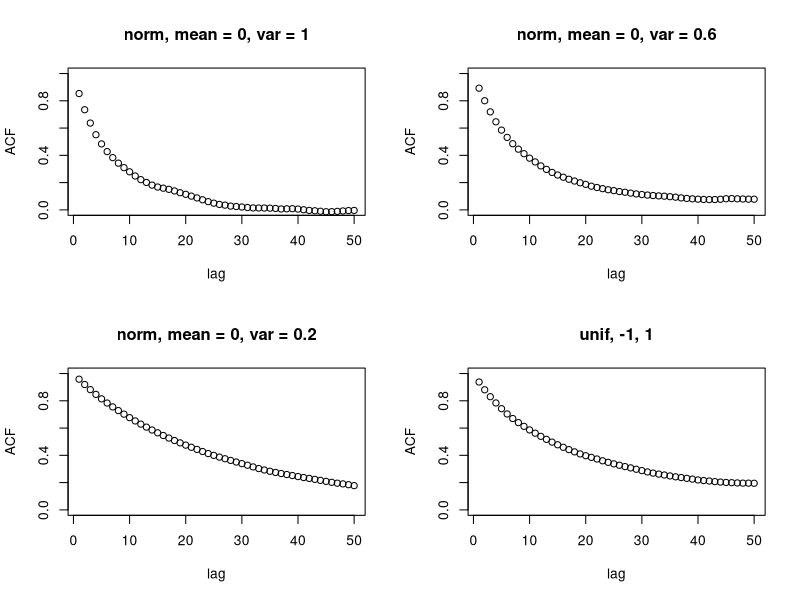
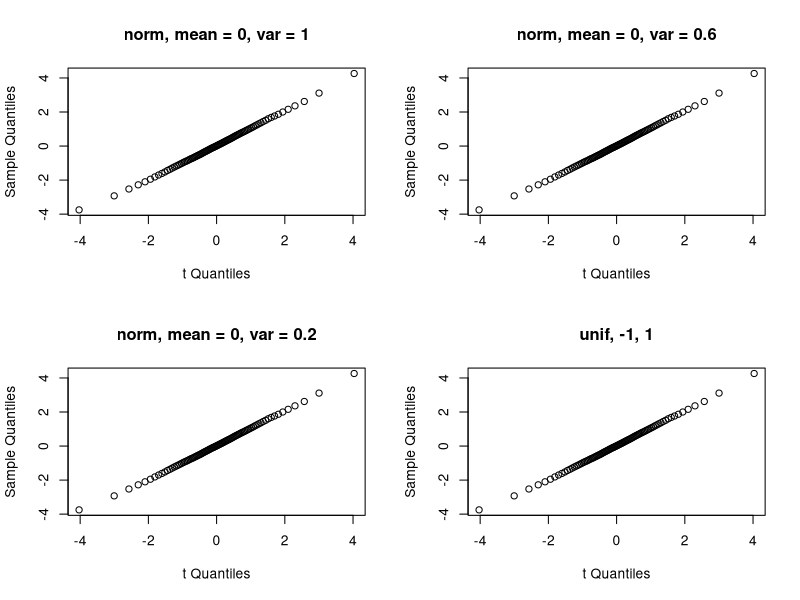
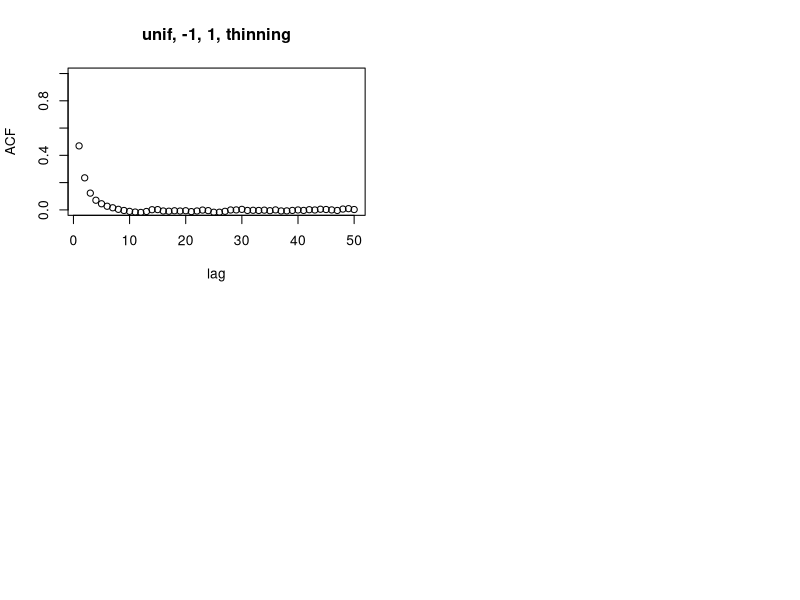

Reproduce these figures in R, in order.
rw.Metropolis <- function(n, sigma, x0, N, k, dis, b){
  x <- numeric(N)
  p <- numeric(N-1)
  x[1] <- x0
  u <- runif(N)
  f <- 0
  for (i in 2:N){
    if(dis == 0){
      y <- rnorm(1, x[i-1], sigma)
    } else if (dis == 1){
      y <- runif(1, x[i-1]-sigma, x[i-1]+sigma)
    }
    p[i-1] <- min(dt(y,n) / dt(x[i-1], n), 1)
    if(u[i] <= p[i-1]){
      x[i] <- y
    } else {
      x[i] <- x[i-1]
      if(i >= b){
        f <- f+1
      }
    }
  }
  
  x <- x[b:N]
  p <- p[b:(N-1)]
  #autocorrelation
  ac <- numeric(k)
  a <- mean(x)
  den <- sum((x-a)^2)
  for(i in 1:k){
    nu <- 0.0
    for(j in 1:(N-b+1-i)){
      nu <- nu + (x[j] - a)*(x[j+i] - a)
    }
    ac[i] <- nu/den
  }
  return(list(x=x, f=f/(N-b+1), p=p, ac=ac))
}

set.seed(1000)
n <- 5
N <- 25000
k <- 50
b <- 5001
sigma <- c(1, sqrt(.6), sqrt(.2), 1)

x0 <- 25
rw1 <- rw.Metropolis(n, sigma[1], x0, N, k, 0, b)
rw2 <- rw.Metropolis(n, sigma[2], x0, N, k, 0, b)
rw3 <- rw.Metropolis(n, sigma[3], x0, N, k, 0, b)
rw4 <- rw.Metropolis(n, sigma[4], x0, N, k, 1, b)

#Mean
avg <- c(mean(rw1$x), mean(rw2$x), mean(rw3$x), mean(rw4$x))
print(avg)

#Acceptance Rate
ar <- c(mean(rw1$p), mean(rw2$p), mean(rw3$p), mean(rw4$p))
print(ar)
#Rejection Rate
print(c(rw1$f, rw2$f, rw3$f, rw4$f))

#Autocorrelation
attach(mtcars)
par(mfrow=c(2,2))
plot(rw1$ac, main="norm, mean = 0, var = 1", xlab="lag", ylab="ACF", ylim=c(0,1))
plot(rw2$ac, main="norm, mean = 0, var = 0.6", xlab="lag", ylab="ACF", ylim=c(0,1))
plot(rw3$ac, main="norm, mean = 0, var = 0.2", xlab="lag", ylab="ACF", ylim=c(0,1))
plot(rw4$ac, main="unif, -1, 1", xlab="lag", ylab="ACF", ylim=c(0,1))

#Quantiles Q-Q plot
a <- ppoints(100)
QT <- qt(a, n)
Q1 <- quantile(rw1$x, a)
Q2 <- quantile(rw2$x, a)
Q3 <- quantile(rw3$x, a)
Q4 <- quantile(rw4$x, a)
frame()
attach(mtcars)
par(mfrow=c(2,2))
qqplot(QT, Q1, main="norm, mean = 0, var = 1",
       xlab="t Quantiles", ylab="Sample Quantiles")
qqplot(QT, Q1, main="norm, mean = 0, var = 0.6",
       xlab="t Quantiles", ylab="Sample Quantiles")
qqplot(QT, Q1, main="norm, mean = 0, var = 0.2",
       xlab="t Quantiles", ylab="Sample Quantiles")
qqplot(QT, Q1, main="unif, -1, 1",
       xlab="t Quantiles", ylab="Sample Quantiles")


rw.MetropolisThin <- function(n, sigma, x0, N, k, dis, b, t){
  x <- numeric(N)
  p <- numeric(N-1)
  x[1] <- x0
  u <- runif(N)
  f <- 0
  for (i in 2:N){
    if(dis == 0){
      y <- rnorm(1, x[i-1], sigma)
    } else if (dis == 1){
      y <- runif(1, x[i-1]-sigma, x[i-1]+sigma)
    }
    p[i-1] <- min(dt(y,n) / dt(x[i-1], n), 1)
    if(u[i] <= p[i-1]){
      x[i] <- y
    } else {
      x[i] <- x[i-1]
    }
  }
  
  x <- x[b:N]
  x <- x[seq(1, length(x), t)]
  p <- p[b:(N-1)]
  p <- p[seq(1, length(p), t)]
  #autocorrelation
  ac <- numeric(k)
  a <- mean(x)
  den <- sum((x-a)^2)
  for(i in 1:k){
    nu <- 0.0
    for(j in 1:(length(x)-i)){
      nu <- nu + (x[j] - a)*(x[j+i] - a)
    }
    ac[i] <- nu/den
  }
  return(list(x=x, p=p, ac=ac))
}
t <- 10
rw4 <- rw.MetropolisThin(n, sigma[4], x0, N*t, k, 1, b, t)
plot(rw4$ac, main="unif, -1, 1, thinning", xlab="lag", ylab="ACF", ylim=c(0,1))
